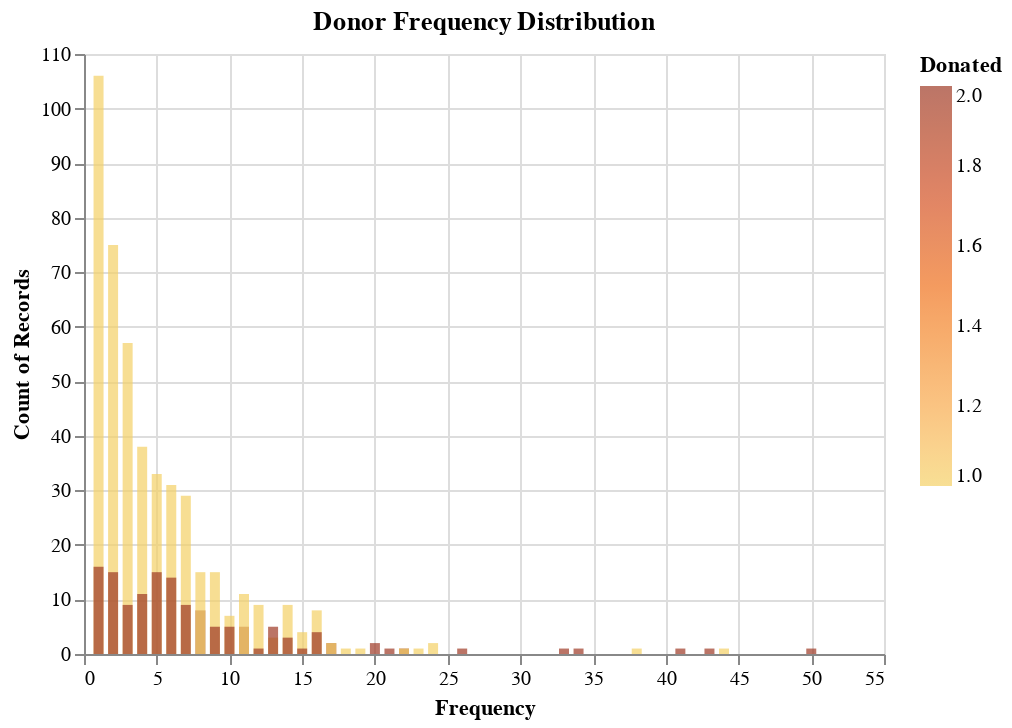

The cell this chart's notebook holds for it:
### Code cell
alt.Chart(blood_df_train).mark_bar(opacity = 0.7).encode(
    alt.X("Frequency"),
    alt.Y('count()', stack=None),
    color=alt.Color('Donated', scale=alt.Scale(scheme='goldorange'))
).properties(title = "Donor Frequency Distribution")

### Figure 1 — Vega-Lite specification as saved in the notebook (floating-point values rounded to 4 significant figures; data arrays with more than 128 entries replaced by an {"elided": "..."} marker saying what was removed)
{"$schema": "https://vega.github.io/schema/vega-lite/v3.4.0.json", "config": {"mark": {"tooltip": null}, "view": {"height": 300, "width": 400}}, "data": {"name": "data-32548e9b1b08a896c9597c0c8174a7e1"}, "datasets": {"data-32548e9b1b08a896c9597c0c8174a7e1": {"elided": "598 records"}}, "encoding": {"color": {"field": "Donated", "scale": {"scheme": "goldorange"}, "type": "quantitative"}, "x": {"field": "Frequency", "type": "quantitative"}, "y": {"aggregate": "count", "stack": null, "type": "quantitative"}}, "mark": {"opacity": 0.7, "type": "bar"}, "title": "Donor Frequency Distribution"}
